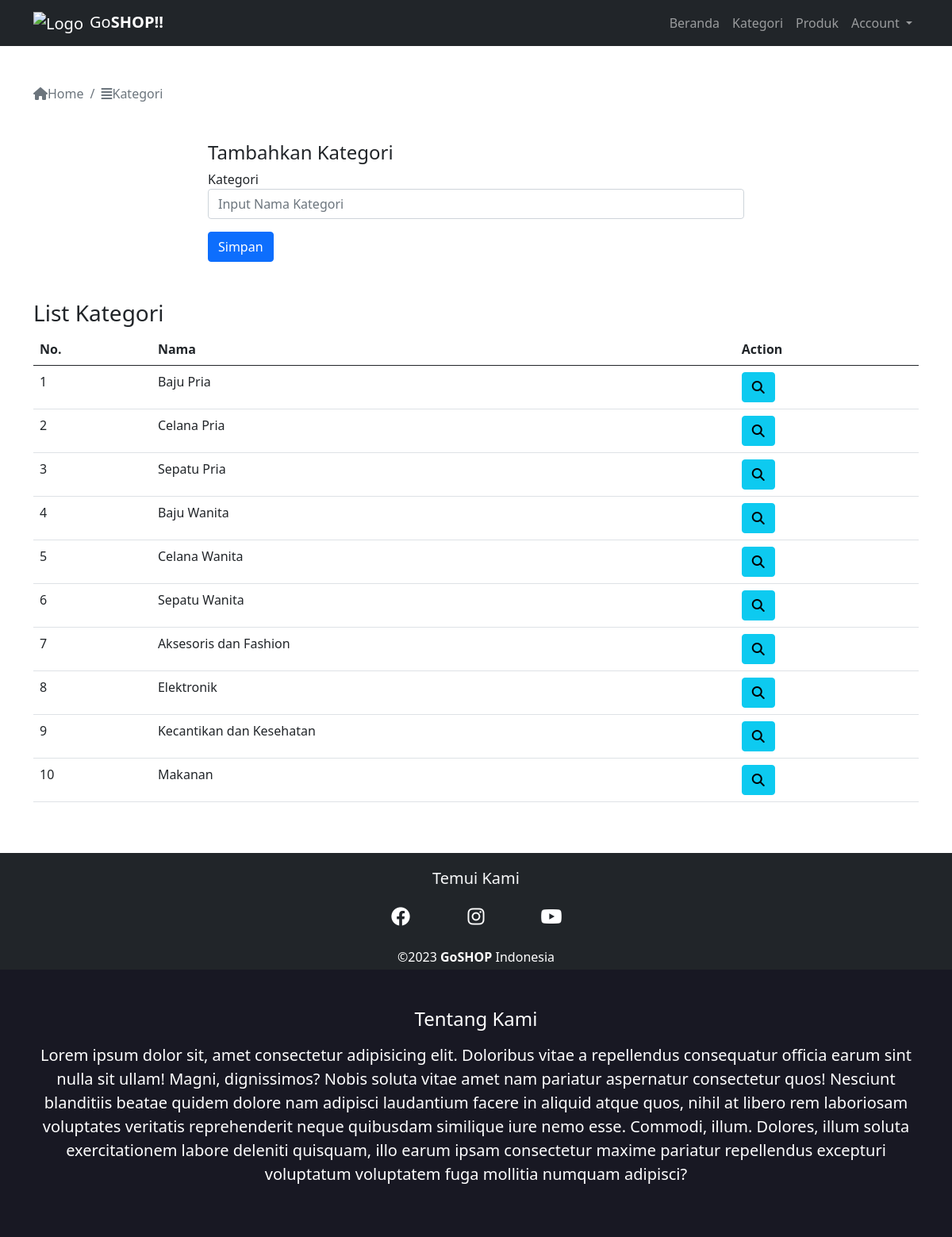
Page /goshop/adminpanel/kategori.php (signed in) on the committed database.
### tables this page shows
CREATE TABLE `kategori` (
  `id` int(11) NOT NULL,
  `nama` varchar(255) DEFAULT NULL
);

### goshop/adminpanel/kategori.php (the view, shortened to what this page needs)
<?php
require "../koneksi.php";
$queryKategory = mysqli_query($con, "SELECT * FROM kategori");
$jumlahKategori = mysqli_num_rows($queryKategory);
?>
<!DOCTYPE html>
<html lang="en">
<head>
    <link href="https://cdn.jsdelivr.net/npm/bootstrap@5.0.2/dist/css/bootstrap.min.css" rel="stylesheet">
    <link rel="stylesheet" href="../fontawesome/css/all.min.css">
    <link rel="stylesheet" href="../css/style.css">
</head>
<body>
    <nav class="navbar navbar-expand-lg navbar-dark bg-dark">
        <div class="container">
            <a class="navbar-brand" href="index.php">
                <img src="../assets/nav-bar item/shopping-cart.png" alt="Logo" width="50" height="50" class="me-2">Go<strong>SHOP!!</strong></a>
            <div class="collapse navbar-collapse" id="navbarNav">
                <ul class="navbar-nav ms-auto">
                    <li class="nav-item">
                        <a class="nav-link" aria-current="page" href="index.php">Beranda</a>
                    </li>
                    <li class="nav-item">
                        <a class="nav-link" aria-current="page" href="kategori.php">Kategori</a>
                    </li>
                    <li class="nav-item">
                        <a class="nav-link" aria-current="page" href="produk.php">Produk</a>
                    </li>
                    <li class="nav-item dropdown">
                        <a class="nav-link dropdown-toggle" href="#" id="navbarScrollingDropdown" role="button" data-bs-toggle="dropdown" aria-expanded="false">
                            Account
                        </a>
                    </li>
                </ul>
            </div>
        </div>
    </nav>
    <div class="container mt-5">
        <nav aria-label="breadcrumb">
            <ol class="breadcrumb">
                <li class="breadcrumb-item active" aria-current="page">
                    <i class="fas fa-home"></i>Home
                </li>
                <li class="breadcrumb-item active" aria-current="page">
                    <i class="fas fa-align-justify"></i>Kategori
                </li>
            </ol>
        </nav>
    </div>
    <div class="container my-5 col-12 col-md-7">
        <h4>Tambahkan Kategori</h4>
        <form action="" method="POST">
            <div>
                <label for="kategoru">Kategori</label>
                <input class="form-control" type="text" name="kategori" id="kategori" placeholder="Input Nama Kategori" autofocus autocomplete="off">
            </div>
            <div class="mt-3">
                <button class="btn btn-primary" type="submit" name="simpanKategori">Simpan</button>
            </div>
        </form>
    </div>
    <div class="container mt-5 mb-5">
        <h3>List Kategori</h3>
        <div class="table-responsive">
            <table class="table">
                <thead>
                    <tr>
                        <th>No.</th>
                        <th>Nama</th>
                        <th>Action</th>
                    </tr>
                </thead>
                <tbody>
                    <?php
                    if ($jumlahKategori == 0) {
                    ?>
                        <tr>
                            <td colspan=3 class="text-center">Data Tidak Ditemukan!</td>
                        </tr>
                        <?php
                    } else {
                        $jumlah = 1;
                        while ($data = mysqli_fetch_array($queryKategory)) {
                        ?>
                            <tr>
                                <td>
                                    <?php echo $jumlah; ?>
                                </td>
                                <td>
                                    <?php echo $data['nama']; ?>
                                </td>
                                <td>
                                    <a href="kategori-detail.php?p=<?php echo $data['id']; ?>" class="btn btn-info"><i class="fas fa-search"></i></a>
                                </td>
                            </tr>
                    <?php
                            $jumlah++;
                        }
                    }
                    ?>
                </tbody>
            </table>
        </div>
    </div>
    <div class="container-fluid py-1 bg-dark text-align mt-5">
            <div class="container-fluid py-3 content-subscribe text-light">
                <div class="container">
                    <h5 class="text-center mb-4">Temui Kami</h5>
                    <div class="row justify-content-center">
                        <div class="col-sm-1 d-flex justify-content-center mb-2">
                            <a href="https://www.facebook.com/arikirikazuu"><i class="fab fa-facebook fs-4"></i></a>
                        </div>
                        <div class="col-sm-1 d-flex justify-content-center mb-2">
                            <a href="https://www.instagram.com/sihabcdefgh/"><i class="fab fa-instagram fs-4"></i></a>
                        </div>
                        <div class="col-sm-1 d-flex justify-content-center mb-2">
                            <a href="https://www.youtube.com/channel/UC7gUaDpBAa0qtPY1X0q4MvQ"><i class="fab fa-youtube fs-4"></i></a>
                        </div>
                    </div>
                </div>
            </div>
            <div class="container d-flex justify-content-center text-white">
                <label>&copy;2023 <strong>GoSHOP</strong> Indonesia</label>
            </div>
        </div>
        <div class="container-fluid warna3 py-5">
            <div class="container text-center">
                <h4 class="text-white">Tentang Kami</h4>
                <p class="text-white fs-5 mt-3">Lorem ipsum dolor sit, amet consectetur adipisicing elit. Doloribus vitae a repellendus consequatur officia earum sint nulla sit ullam! Magni, dignissimos? Nobis soluta vitae amet nam pariatur aspernatur consectetur quos! Nesciunt blanditiis beatae quidem dolore nam adipisci laudantium facere in aliquid atque quos, nihil at libero rem laboriosam voluptates veritatis reprehenderit neque quibusdam similique iure nemo esse. Commodi, illum. Dolores, illum soluta exercitationem labore deleniti quisquam, illo earum ipsam consectetur maxime pariatur repellendus excepturi voluptatum voluptatem fuga mollitia numquam adipisci?</p>
            </div>
        </div>
</body>
</html>

### goshop/css/style.css (style rules this page uses)
.warna3 { background-color: #181823; }
body { margin: 0; padding: 0; background-image: url("../assets/banner/bannerr-2.jpg"); background-size: cover; background-repeat: no-repeat; background-attachment: fixed; background-potition: center; }
.content-subscribe a { color: white; }

### rows in the picture
kategori: nama "Baju Pria"
kategori: nama "Celana Pria"
kategori: nama "Sepatu Pria"
kategori: nama "Baju Wanita"
kategori: nama "Celana Wanita"
kategori: nama "Sepatu Wanita"
kategori: nama "Aksesoris dan Fashion"
kategori: nama "Elektronik"
kategori: nama "Kecantikan dan Kesehatan"
kategori: nama "Makanan"
